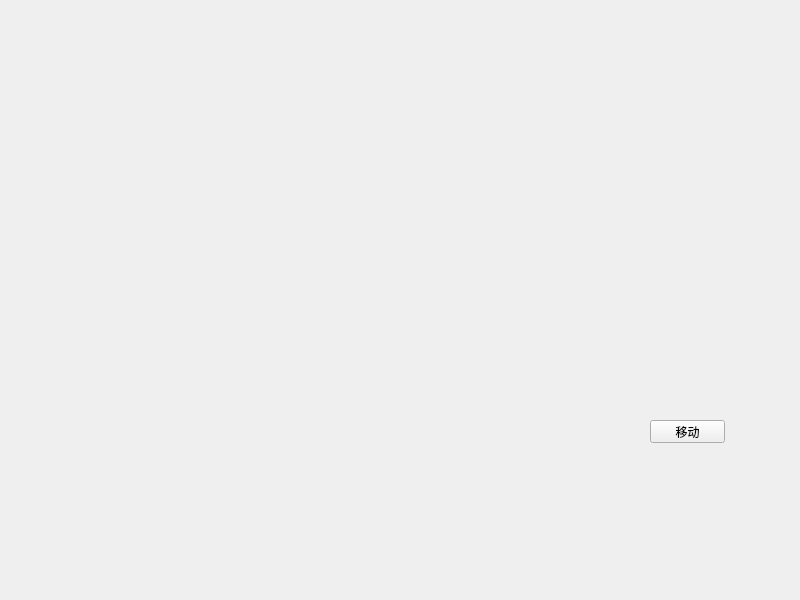
<?xml version="1.0" encoding="UTF-8"?>
<ui version="4.0">
 <class>Widget</class>
 <widget class="QWidget" name="Widget">
  <property name="geometry">
   <rect>
    <x>0</x>
    <y>0</y>
    <width>800</width>
    <height>600</height>
   </rect>
  </property>
  <property name="windowTitle">
   <string>Widget</string>
  </property>
  <widget class="QPushButton" name="btn">
   <property name="geometry">
    <rect>
     <x>650</x>
     <y>420</y>
     <width>75</width>
     <height>23</height>
    </rect>
   </property>
   <property name="text">
    <string>移动</string>
   </property>
  </widget>
 </widget>
 <resources/>
 <connections/>
</ui>
